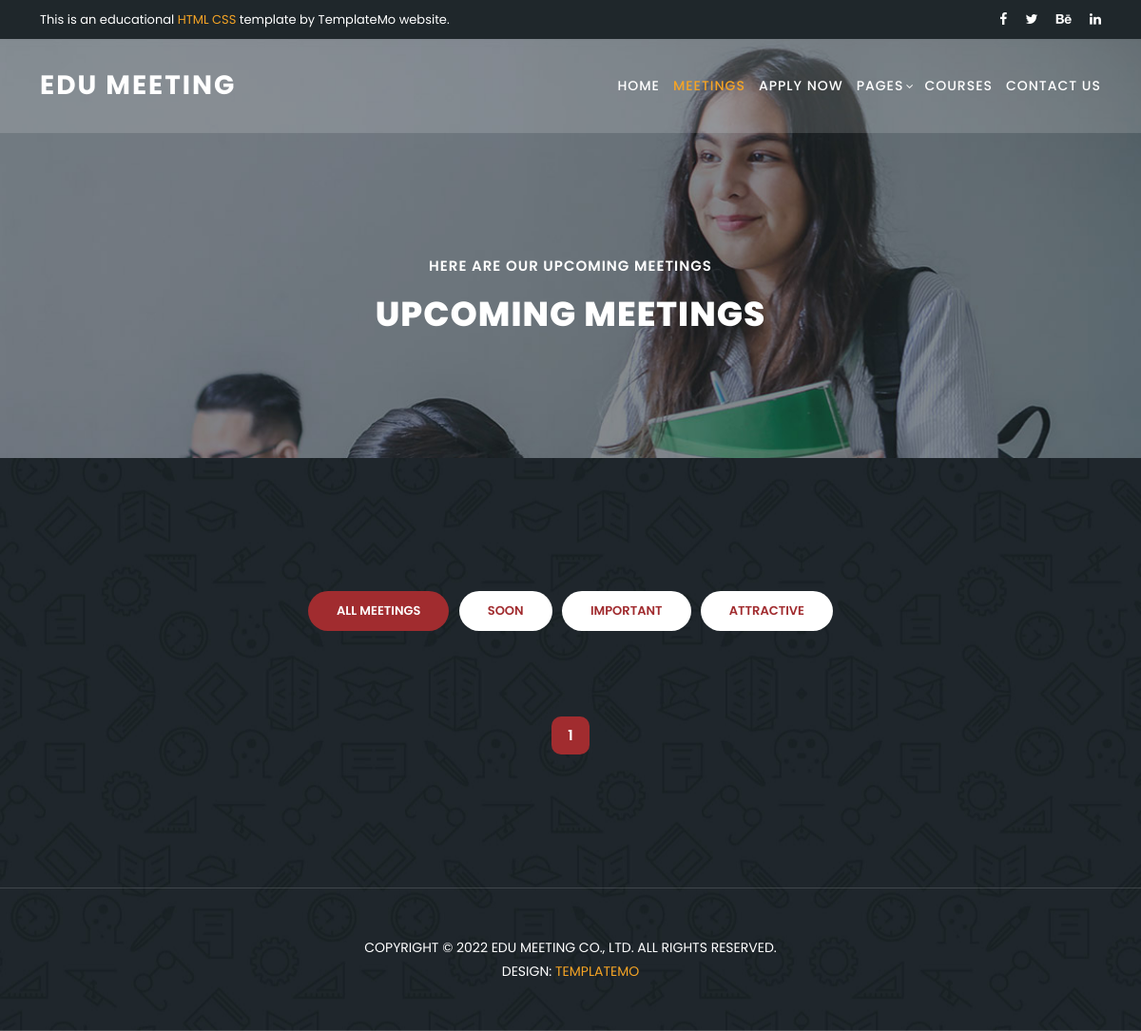
/blog/category/iot, run on an earlier commit of the app's database.
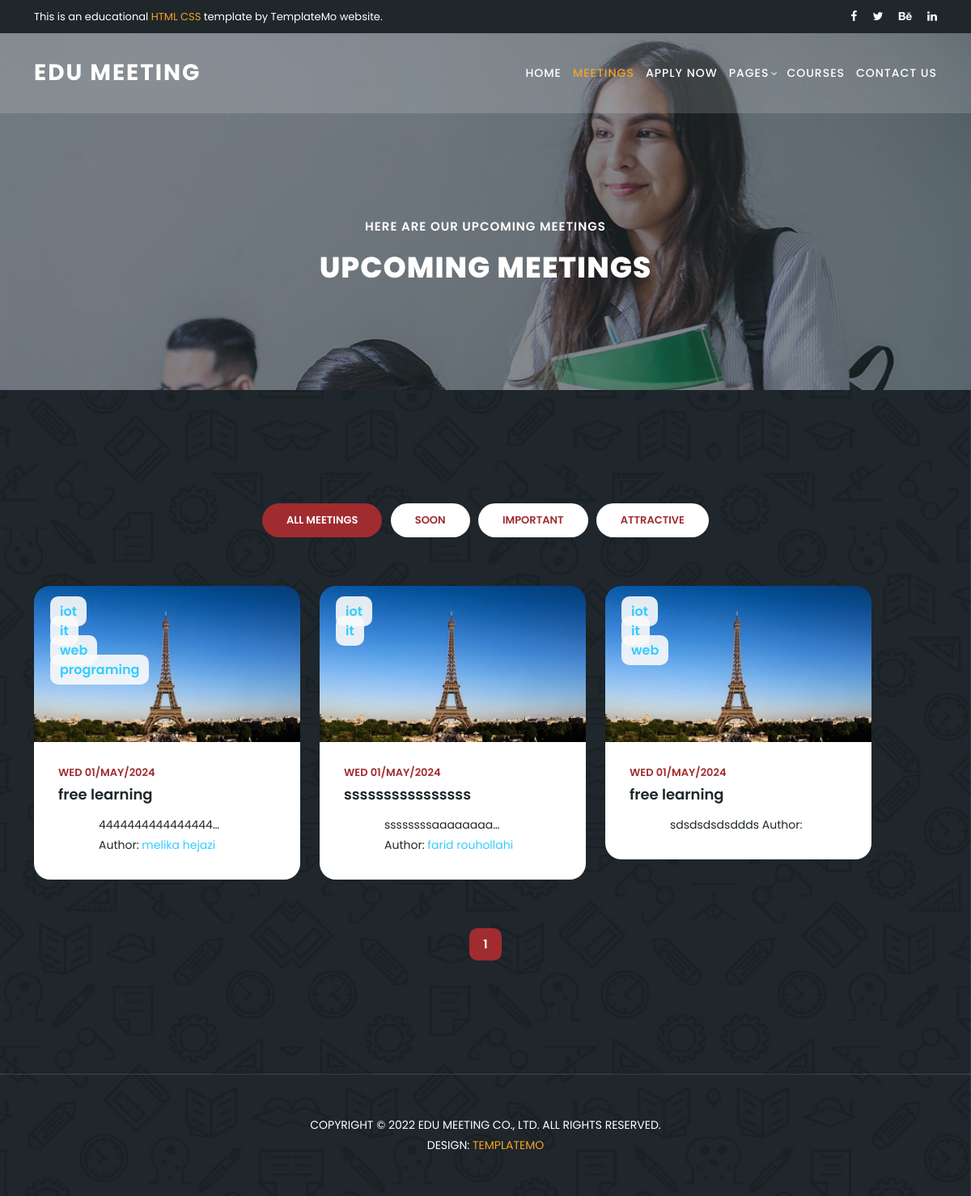
And on a later commit of the database.
### blog/models.py (models this page shows, shortened)
class Category(models.Model):
    name = models.CharField(max_length=255)

class Post(models.Model):
    image = models.ImageField(upload_to='blog/', default='blog/default.jpg')
    tags = TaggableManager(blank=True)
    category = models.ManyToManyField(Category)
    author = models.ForeignKey(User, on_delete=models.SET_NULL, null=True)
    title = models.CharField(max_length=255)
    content = models.TextField()
    counted_view = models.IntegerField(default=0)
    status = models.BooleanField(default=False)
    created_date = models.DateTimeField(auto_now_add=True)
    updated_date = models.DateTimeField(auto_now=True)
    published_date = models.DateTimeField(null=True)
    like = models.IntegerField(default=0)
    dislike = models.IntegerField(default=0)
    class Meta:
        ordering = ["-created_date"]

### blog/views.py (the view)
# urls.py: path('', home_blog, name='index'),
def home_blog(request, **kwargs):
    posts = Post.objects.filter(
        published_date__lte=timezone.now(), status=1)
    if kwargs.get('cat_name') != None:
        posts = posts.filter(category__name=kwargs['cat_name'])
    elif kwargs.get("author_username") != None:
        posts = posts.filter(author__username=kwargs["author_username"])
    elif kwargs.get('tag_name') != None:
        posts = posts.filter(tags__name__in=[kwargs['tag_name']])
    posts = Paginator(posts, 3)
    try:
        page_number = request.GET.get("page")
        posts = posts.get_page(page_number)
    except PageNotAnInteger:
        posts = posts.get_page(1)
    except EmptyPage:
        posts = posts.get_page(1)
    context = {"posts": posts}
    return render(request, "blog/home.html", context)

### templates/blog/home.html (shortened to what this page needs)
{% load static %}
{% load humanize %}
<!DOCTYPE html>
<html lang="en">
<head>
  <link href="{% static 'vendor/bootstrap/css/bootstrap.min.css' %}" rel="stylesheet">
  <link rel="stylesheet" href="{% static 'assets/css/fontawesome.css' %}">
  <link rel="stylesheet" href="{% static 'assets/css/templatemo-edu-meeting.css' %}">
  <link rel="stylesheet" href="{% static 'assets/css/owl.css' %}">
  <link rel="stylesheet" href="{% static 'assets/css/lightbox.css' %}">
</head>
<body>
  <div class="sub-header">
    <div class="container">
      <div class="row">
        <div class="col-lg-8 col-sm-8">
          <div class="left-content">
            <p>This is an educational <em>HTML CSS</em> template by TemplateMo website.</p>
          </div>
        </div>
        <div class="col-lg-4 col-sm-4">
          <div class="right-icons">
            <ul>
              <li><a href="#"><i class="fa fa-facebook"></i></a></li>
              <li><a href="#"><i class="fa fa-twitter"></i></a></li>
              <li><a href="#"><i class="fa fa-behance"></i></a></li>
              <li><a href="#"><i class="fa fa-linkedin"></i></a></li>
            </ul>
          </div>
        </div>
      </div>
    </div>
  </div>
  <header class="header-area header-sticky">
    <div class="container">
      <div class="row">
        <div class="col-12">
          <nav class="main-nav">
            <a href="{% url 'mysite:index' %}" class="logo">
              Edu Meeting
            </a>
            <ul class="nav">
              <li><a href="{% url 'mysite:index' %}">Home</a></li>
              <li><a href="meetings.html" class="active">Meetings</a></li>
              <li><a href="{% url 'mysite:index' %}">Apply Now</a></li>
              <li class="has-sub">
                <a href="javascript:void(0)">Pages</a>
              </li>
              <li><a href="{% url 'mysite:index' %}">Courses</a></li>
              <li><a href="{% url 'mysite:index' %}">Contact Us</a></li>
            </ul>
          </nav>
        </div>
      </div>
    </div>
  </header>
  <section class="heading-page header-text" id="top">
    <div class="container">
      <div class="row">
        <div class="col-lg-12">
          <h6>Here are our upcoming meetings</h6>
          <h2>Upcoming Meetings</h2>
        </div>
      </div>
    </div>
  </section>
  <section class="meetings-page" id="meetings">
    <div class="container">
      <div class="row">
        <div class="col-lg-12">
          <div class="row">
            <div class="col-lg-12">
              <div class="filters">
                <ul>
                  <li data-filter="*" class="active">All Meetings</li>
                  <li data-filter=".soon">Soon</li>
                  <li data-filter=".imp">Important</li>
                  <li data-filter=".att">Attractive</li>
                </ul>
              </div>
            </div>
            <div class="col-lg-12">
              <div class="row grid">
                {% for post in posts%}
                <div class="col-lg-4 templatemo-item-col all imp">
                  <div class="meeting-item">
                    <div class="thumb">
                      <div class="price">
                        {% for cat in post.category.all %}
                        <span>
                          <a href="{% url 'blog:category' cat_name=cat.name %}">{{cat.name}}</a>
                        </span><br>
                        {% endfor %}
                      </div>
                      <a href="meeting-details.html"><img src="{{post.image.url}}" alt=""></a>
                    </div>
                    <div class="down-content">
                      <div class="date">
                        <h6>{{post.published_date|date:'D d/M/Y'}}</h6>
                      </div><br>
                      <a href="meeting-details.html">
                        <h4>{{post.title}}</h4>
                      </a>
                      <br>
                      {{post.content|safe|truncatechars:20}}
                      <br>
                      Author:
                      <a
                        href="{% url 'blog:author' author_username=post.author.username %}">{{post.author.get_full_name}}</a>
                      <br>
                    </div>
                  </div>
                </div>
                {% endfor %}
              </div>
            </div>
          </div>
          <div class="col-lg-12">
            <div class="pagination">
              <ul>
                {% for i in posts.paginator.page_range %}
                {% if posts.number == i %}
                <li class="active"><a href="#">{{i}}</a></li>
                {% else %}
                <li><a href="?page={{i}}">{{i}}</a></li>
                <li><a href="?page={{i}}"><i class="fa fa-angle-right"></i></a></li>
                {% endif %}
                {% endfor %}
              </ul>
            </div>
          </div>
        </div>
      </div>
    </div>
    <div class="footer">
      <p>Copyright © 2022 Edu Meeting Co., Ltd. All Rights Reserved.
        <br>Design: <a href="https://templatemo.com/page/1" target="_parent" title="website templates">TemplateMo</a>
      </p>
    </div>
  </section>
</body>
</body>
</html>

What changed in the data, as far as the page shows it:
added Post: image (placeholder picture), published_date "WED 01/MAY/2024", title "free learning", content "4444444444444444…", author.get_full_name "melika hejazi"
added Category: name "iot"
added Category: name "it"
added Category: name "web"
added Category: name "programing", shown under "WED 01/MAY/2024"
added Post: image (placeholder picture), published_date "WED 01/MAY/2024", title "ssssssssssssssss", content "ssssssssaaaaaaaa…", author.get_full_name "farid rouhollahi"
added Post: image (placeholder picture), published_date "WED 01/MAY/2024", title "free learning", content "sdsdsdsdsddds"
